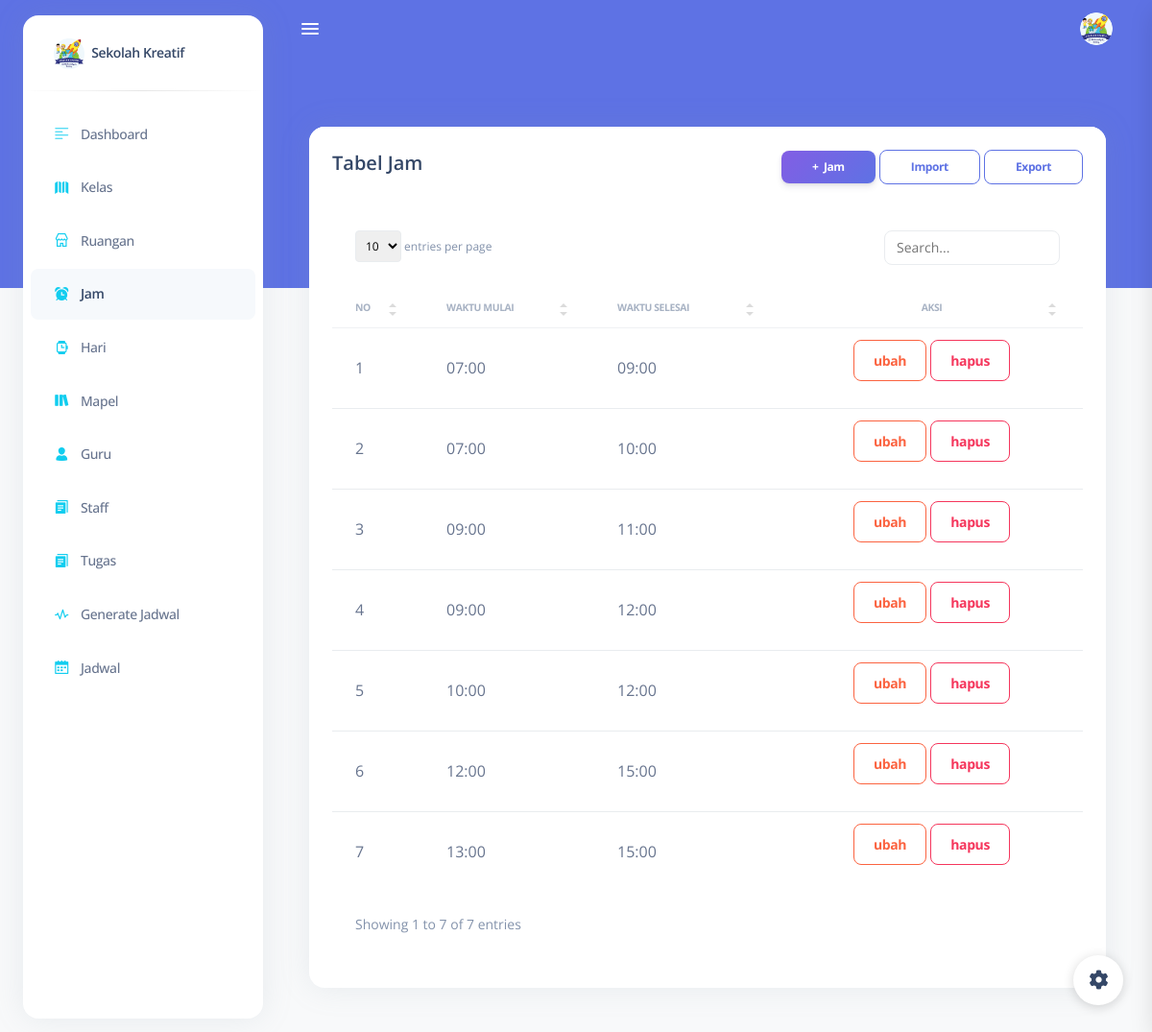
The app's page /jam/ (signed in) with its own data.
### core/models.py (models this page shows, shortened)
class Jam(models.Model):
  waktu_mulai = models.TimeField()
  waktu_selesai = models.TimeField()

### core/decorators.py (the view)
        def wrapper_func(request, *args, **kwargs):
            group = None
            if request.user.groups.exists():
                group = request.user.groups.all()[0].name
            if group in allowed_roles:
                return view_func(request, *args, **kwargs)
            else:
                return render(request,'noacsess.html')

### core/templatetags/auth_extras.py (called while the page is built)
@register.filter(name='has_group')
def has_group(user, group_name):
    try:
        group = Group.objects.get(name=group_name)
    except Group.DoesNotExist:
        return False
    return True if group in user.groups.all() else False

### core/views.py (called while the page is built)
@login_required(login_url='login')
@allowed_users(allowed_roles=['Admin','Staff'])
def form_jam(request):
  context = {'jam': Jam.objects.all()}
  return render(request, 'back/jam/form.html', context)

### templates/back/jam/form.html (shortened to what this page needs)
{% extends 'base.html' %}
{% load static %}
{% block content %}
<main class="main-content position-relative border-radius-lg ">
  <div class="container-fluid py-4">
    <div class="row mt-4">
      <div class="col-12">
        <div class="card">
          <div class="card-header pb-0">
            <div class="d-lg-flex">
              <div>
                <h5 class="mb-0">Tabel Jam</h5>
              </div>
              <div class="ms-auto my-auto mt-lg-0 mt-4">
                <div class="ms-auto my-auto">
                  <a href="{% url 'create_jam' %}" class="btn bg-gradient-primary btn-sm mb-0">+&nbsp;
                    Jam</a>
                  <a href="{% url 'importjam' %}" class="btn btn-outline-primary btn-sm mb-0" target="_blank">
                    Import</a>
                  <a href="{% url 'exportjam' %}" class="btn btn-outline-primary btn-sm mb-0" target="_blank">
                    Export</a>
                </div>
              </div>
            </div>
          </div>
          <div class="card-body">
            <div class="table-responsive">
              <table class="table table-flush" id="datatable-search">
                <thead class="thead-light">
                  <tr>
                    <th>No</th>
                    <th>Waktu Mulai</th>
                    <th>Waktu Selesai</th>
                    <th class="text-center">Aksi</th>
                  </tr>
                </thead>
                <tbody>
                  {% for k in jam %}
                  <tr>
                    <td>{{k.id}}</td>
                    <td>{{k.waktu_mulai|time:"H:i"}}</td>
                    <td>{{k.waktu_selesai|time:"H:i"}}</td>
                    <td class="text-center">
                      <a href="{% url 'update_jam' k.id %}" class="btn btn-outline-warning" data-bs-toggle="tooltip"
                        data-bs-original-title="Edit">
                        ubah
                      </a>
                      <button type="button" data-bs-toggle="modal" class="btn btn-outline-danger"
                        data-bs-target="#Delete{{k.id}}">
                        hapus
                      </button>
                    </td>
                  </tr>
                  {% endfor%}
                </tbody>
              </table>
            </div>
          </div>
        </div>
      </div>
    </div>
  </div>
</main>
{% endblock content %}

### records on screen
Jam: id "1", waktu_mulai "07:00", waktu_selesai "09:00"
Jam: id "2", waktu_mulai "07:00", waktu_selesai "10:00"
Jam: id "3", waktu_mulai "09:00", waktu_selesai "11:00"
Jam: id "4", waktu_mulai "09:00", waktu_selesai "12:00"
Jam: id "5", waktu_mulai "10:00", waktu_selesai "12:00"
Jam: id "6", waktu_mulai "12:00", waktu_selesai "15:00"
Jam: id "7", waktu_mulai "13:00", waktu_selesai "15:00"
